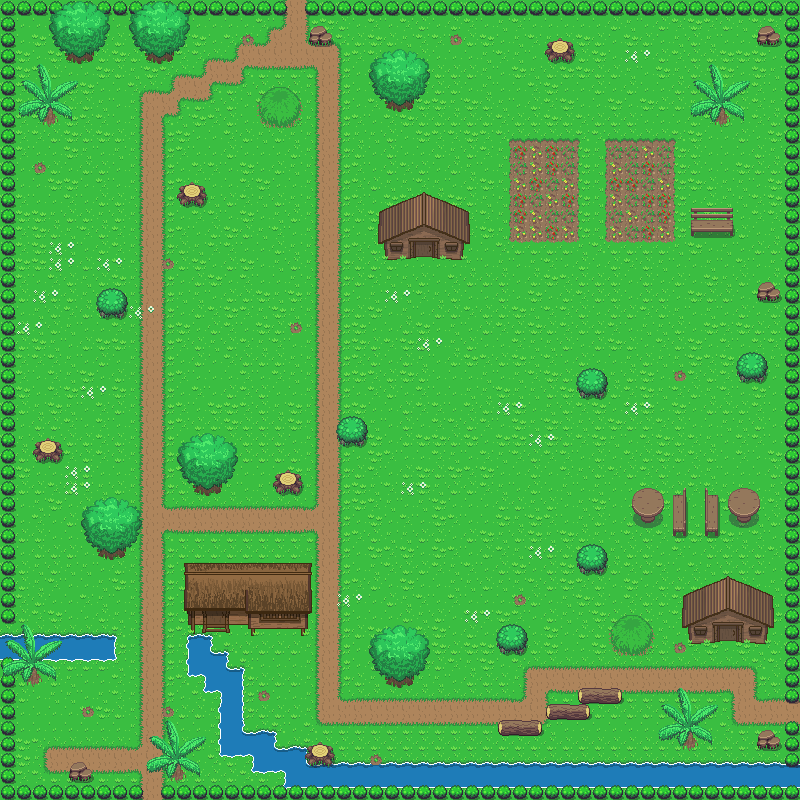

This is a level from a 2D game, rendered from its Tiled map with the project's own tilesets. A one-line summary and the map file follow, with tile-layer data summarised:
An orthogonal 50x50 tile map with 16x16 px tiles, 3 tile layers (Base, Lower, Above), 2 tilesets.

<map version="1.0" tiledversion="1.0.2" orientation="orthogonal" renderorder="right-down" width="50" height="50" tilewidth="16" tileheight="16" nextobjectid="1">
 <tileset firstgid="1" source="../../Tileset/Overworld.tsx" />
 <tileset firstgid="1729" source="../../Tileset/Building.tsx" />
 <layer name="Base" width="50" height="50">
  <data>[2500 cells, 2500 non-empty, 31 distinct tile ids]</data>
 </layer>
 <layer name="Lower" width="50" height="50">
  <data>[2500 cells, 491 non-empty, 75 distinct tile ids]</data>
 </layer>
 <layer name="Above" width="50" height="50">
  <data>[2500 cells, 258 non-empty, 99 distinct tile ids]</data>
 </layer>
</map>
